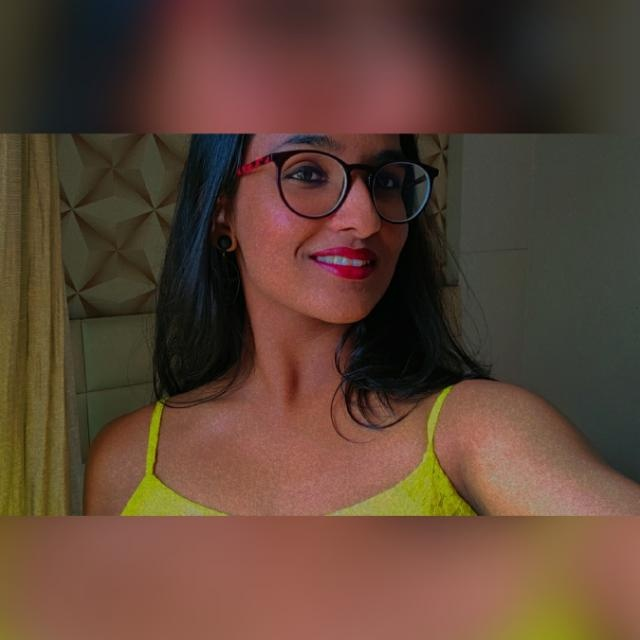
#> input picture images/navamita.jpg, 640 x 640 px, found by its file name
$ python threshold.py
#> lines starting #> are read from the running program, lines starting #| are printed output that depends on the picture; after the words box and inside, x2 and y2 are one past the last pixel; in counts of white or black regions, pixels touching at a corner belong together
import cv2
import os

# Load the image
image = cv2.imread(os.path.join('images', 'navamita.jpg'))
#> image is the input picture: shape (640, 640, 3); mean B, G, R 53.5, 68, 93.4

# Convert the image to grayscale
gray_image = cv2.cvtColor(image, cv2.COLOR_BGR2GRAY) # Convert the image to grayscale
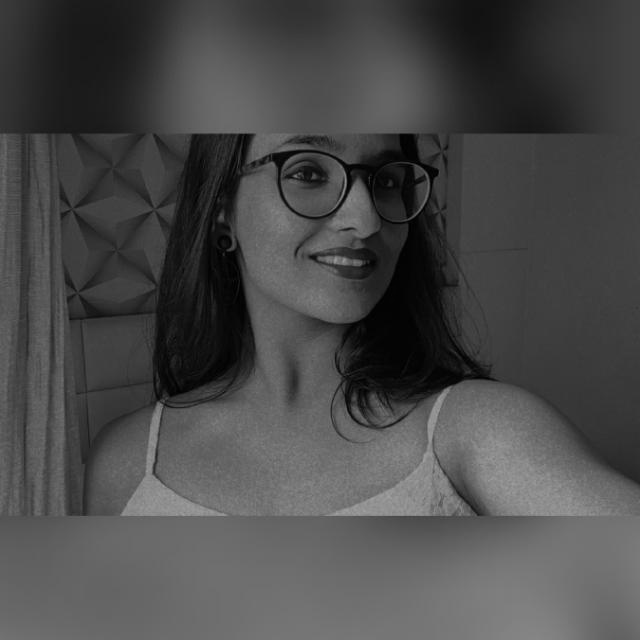
#> gray_image: shape (640, 640); min 0, max 162, mean 74

thresh = cv2.blur(gray_image, (3,3)) # Apply a blur filter to the image, arguments: source image, kernel size where (5,5) is the kernel size
ret, thresh1 = cv2.threshold(thresh, 50, 255, cv2.THRESH_BINARY) # Binary thresholding at 127 intensity level , arguments: source image, threshold value, max value, thresholding type, threshold value defined by user
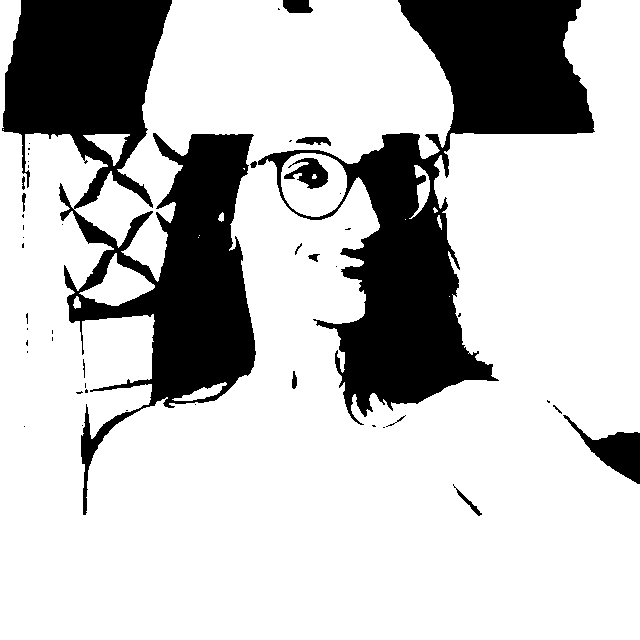
#> thresh1: shape (640, 640); 76.2% white; 48 black regions (32 under 20 px), largest, box (x1, y1, x2, y2) and area: (2, 0, 256, 515) 48159, (258, 0, 595, 425) 45441, (563, 415, 640, 484) 1870
ret, thresh2 = cv2.threshold(thresh, 50, 255, cv2.THRESH_BINARY_INV) # Binary thresholding at 127 intensity level , arguments: source image, threshold value, max value, thresholding type, threshold value defined by user


cv2.imshow('Original Image', image)
cv2.imshow('Binary Threshold', thresh1)
cv2.imshow('Binary Threshold Inverse', thresh2)


cv2.waitKey(0)

$ run again, with images/handwritten.png saved as images/navamita.jpg
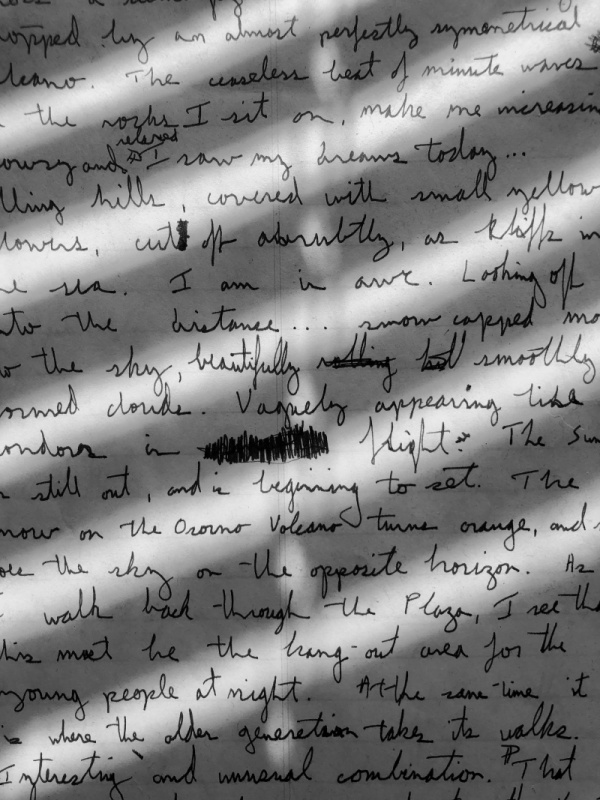
#> input picture images/handwritten.png, 600 x 800 px, found by its file name
#> image is the input picture: shape (800, 600, 3); min 0, max 244, mean 129.6
#> `ret, thresh1 = cv2.threshold(thresh, 50, 255, cv2.THRESH_BINARY)`:
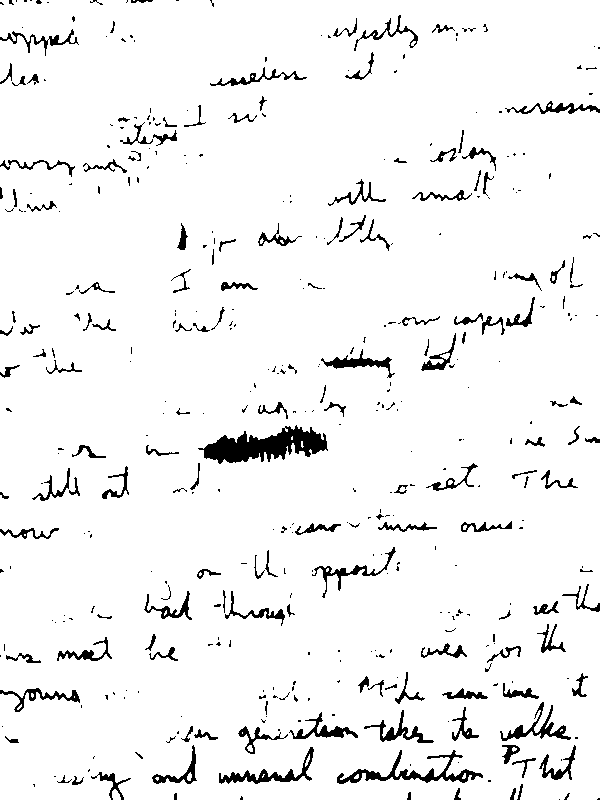
#> thresh1: shape (800, 600); 94.9% white; 421 black regions (271 under 20 px), largest, box (x1, y1, x2, y2) and area: (198, 425, 328, 464) 2604, (337, 750, 483, 784) 1165, (219, 747, 314, 784) 748
